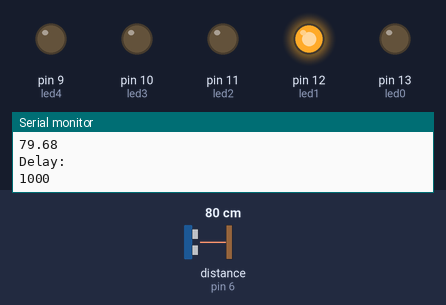
Simulated run of this sketch. Board: Arduino Uno, built with avr-gcc and run on an emulated ATmega328P. Parts: output pins drawn as LEDs (lit = HIGH), the last lines printed to the serial monitor. Wiring (inferred from the names in the program): ultrasonic range finder: trigger pin 3; echo pin 6. Dashed ring = blinking. The test bench sets the inputs (shaded band); at power-on: distance to the obstacle (sensor on pin 6) 80 cm. The echo pulse lasts 58.3 µs per cm; pins used as bus, display or sensor lines are not drawn.

Above: at 2.8 s.
2.9 s: distance to the obstacle (sensor on pin 6) set to 11 cm
At 6.3 s:
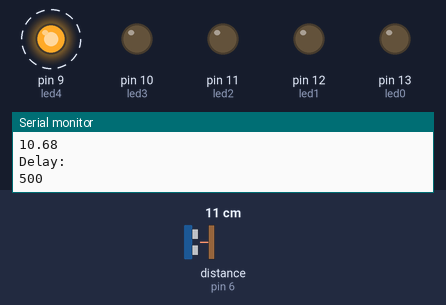
8.5 s: distance to the obstacle (sensor on pin 6) set to 8 cm
14.5 s: distance to the obstacle (sensor on pin 6) set to 18 cm
At 15.3 s:
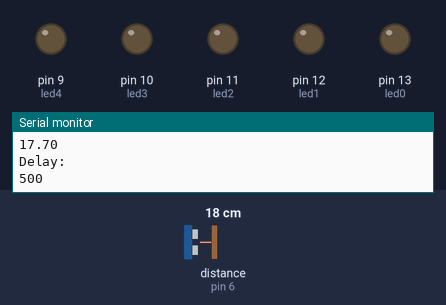
At 15.8 s:
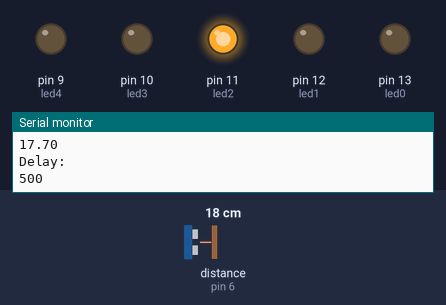
18.0 s: distance to the obstacle (sensor on pin 6) set to 4 cm
Timing chart, 0 to 22.5 s (numbered marks = the images above; inputs shaded):
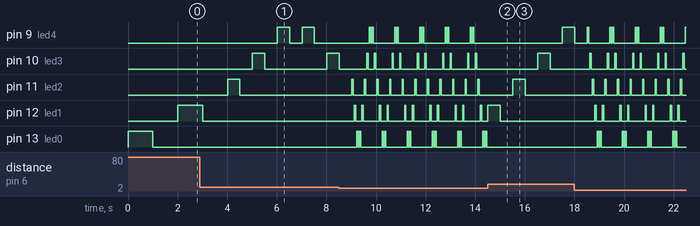

The sketch:

Distance.ino
```cpp
void blink(int a, int trg, int ech) {
  float duration;
  float distance;
  int dly;

  digitalWrite(trg, LOW);
  delayMicroseconds(2);
  digitalWrite(trg, HIGH);
  delayMicroseconds(10);
  digitalWrite(trg, LOW);

  duration = pulseIn(ech, HIGH);
  distance = (duration*.0343)/2;

  Serial.print("\nDistance: \n");
  Serial.println(distance);

  if (distance > 30) {
    dly = 1000;
  } else if ((distance >= 10) || (distance <= 29)) {
    dly = 500;
  }
  if (distance <= 9) {
    dly = 50;
  }

  Serial.print("Delay: \n");
  Serial.print(dly);

  digitalWrite(a, HIGH);
  delay(dly);
  digitalWrite(a, LOW);
  delay(dly);
}

int led0 = 13;
int led1 = 12;
int led2 = 11;
int led3 = 10;
int led4 = 9;

int trg = 3;
int ech = 6;

void setup() {
  pinMode(led0, OUTPUT);
  pinMode(led1, OUTPUT);
  pinMode(led2, OUTPUT);
  pinMode(led3, OUTPUT);
  pinMode(led4, OUTPUT);

  pinMode(trg, OUTPUT);
  pinMode(ech, INPUT);
  Serial.begin(9600);
}

void loop() {
  blink(led0, trg, ech);
  blink(led1, trg, ech);
  blink(led2, trg, ech);
  blink(led3, trg, ech);
  blink(led4, trg, ech);

  blink(led4, trg, ech);
  blink(led3, trg, ech);
  blink(led2, trg, ech);
  blink(led1, trg, ech);
  blink(led0, trg, ech);
}
```

Measured:
- after the input at 8.5 s, pin 9 (led4): LOW → HIGH after 1.2 s, then repeats every 1.0 s: LOW 0.05 s, HIGH 0.05 s, LOW 0.86 s, HIGH 0.05 s
- after the input at 14.5 s, pin 13 (led0): stops changing and stays LOW
- after the input at 18.0 s, pin 13 (led0): LOW → HIGH after 0.93 s, then repeats every 1.0 s: LOW 0.05 s, HIGH 0.05 s, LOW 0.86 s, HIGH 0.05 s
- by itself, pin 10 (led3): repeats every 1.0 s: HIGH 0.05 s, LOW 0.25 s, HIGH 0.05 s, LOW 0.66 s
- by itself, pin 11 (led2): alternates HIGH for 0.05 s and LOW for 0.46 s
- by itself, pin 12 (led1): repeats every 1.0 s: LOW 0.25 s, HIGH 0.05 s, LOW 0.66 s, HIGH 0.05 s
- by itself, pin 13 (led0): repeats every 1.0 s: LOW 0.05 s, HIGH 0.05 s, LOW 0.86 s, HIGH 0.05 s
